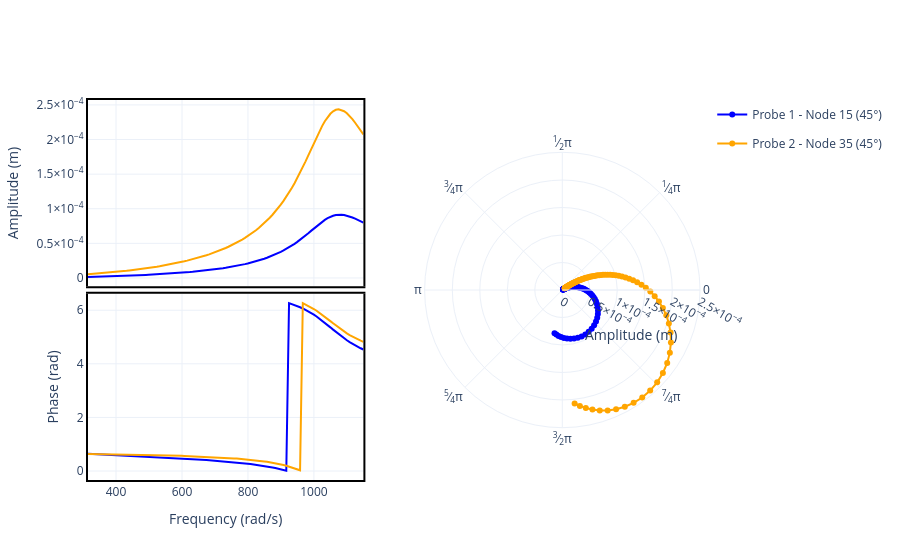

The notebook cell saved with this chart:
### Markdown cell above
### 1.2.2 Plotting results - Bode Plot

To display the bode plot, use the command `.plot(probe)`

Where `probe` is a list of Probe objects that allows you to choose not only the node where to observe the response, but also the orientation.

Probe orientation equals 0° refers to `+X` direction (DoFX), and probe orientation equals 90° (or $\frac{\pi}{2} rad$) refers to `+Y` direction (DoFY).

You can insert multiple probes at once.

### Code cell
# probe = Probe(probe_node, probe_orientation)
probe1 = Probe(15, Q_(45, "deg"))  # node 15, orientation 45°
probe2 = Probe(35, Q_(45, "deg"))  # node 35, orientation 45°

results2.plot(probe=[probe1, probe2])

# converting the first plot yaxis to log scale
# plot2 = results2.plot(probe=[probe1, probe2], probe_units="rad")
# plot2.update_yaxes(type="log", row=1, col=1)
# plot2
